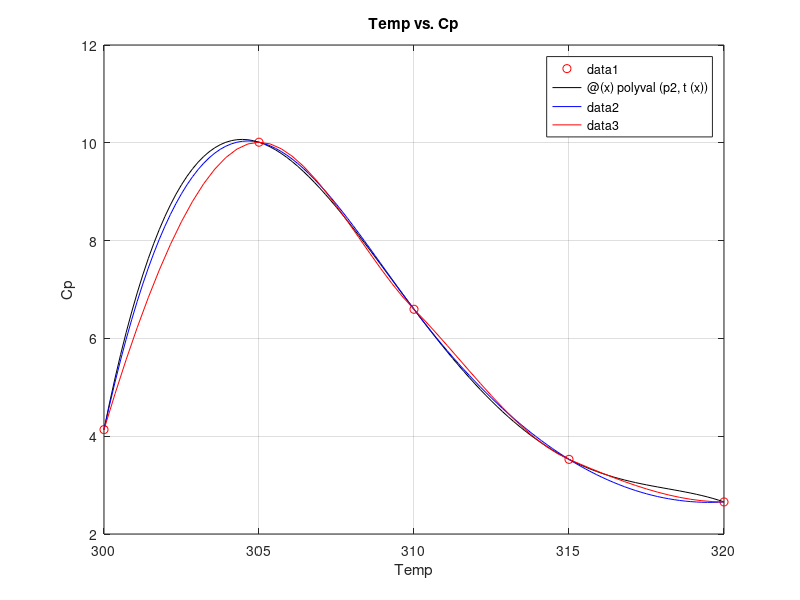

This figure's MATLAB source:
% Lab 20 by Craig Isesele (100950074)

function [] = q1()
clc;
clear;

% Question 1:
Temp = (300:5:320);
Cp = [4.1354;10.0120;6.5956;3.5266;2.6559];

figure(1);
plot(Temp, Cp, 'ro');
title('Temp vs. Cp');
ylabel('Cp');
xlabel('Temp');
hold on;
grid on;

% Interpolating polynomial to estimate the temp
first = Temp(1);
last = Temp(end);
mid = (last + first) / 2;
half = (last - first) / 2;

t = @(x) (x - mid) / half;
ft = t(Temp);

p2 = polyfit(ft, Cp, 4);
f1 = @(x) polyval(p2, t(x));

% Plot
fplot(f1, [300 320], 'k');

fprintf('Question 1:\n');
fprintf('Using interpolating polynomial, at Temp = 303,  Cp = %f\n', f1(303));
fprintf('Using interpolating polynomial, at Temp = 312,  Cp = %f\n\n', f1(312));

% Regular cubic spline
s = spline(Temp, Cp);
cubicSpline = @(x) ppval(s, x);

% Second plot
fplot(cubicSpline, [300 320], 'b');

% Extrapolating
fprintf('Using cubic spline, at Temp = 303,  Cp = %f\n', cubicSpline(303));
fprintf('Using cubic spline, at Temp = 312,  Cp = %f\n\n', cubicSpline(312));

% Hermite interpolation
% Piecewise cubic
pp = pchip(Temp, Cp);
hermite = @(x) ppval(pp, x);

% Third plot
fplot(hermite, [300 320],'r');
fprintf('Using piecewise cubic Hermite, at Temp = 303,  Cp = %f\n', hermite(303));
fprintf('Using piecewise cubic Hermite, at Temp = 312,  Cp = %f\n\n', hermite(312));

% Need root finding for Cp=6
% Find at first x val 
x6 = fzero(@(x) f1(x)-6, [300 302]);
fprintf('Using interpolating polynomial, Cp = 6 at Temp = %f,\n\n', x6);

% Question 2:
% Defined a load distribution function below
fprintf('Question 2:\n');
fprintf('I1(0.6) for a ball bearing = %f\n\n', loadDistribution(0.6, 1.5, 1));

% Question 3:
t = [1 2 3.25 4.5 6 7 8 8.5 9.3 10];
v = [5 6 5.5 7 8.5 8 6 7 7 5];

fprintf('Question 3:\n');
fprintf('b) The distance travelled using Trapezoidal Rule is %f m\n', trapz(t, v));

simpsonPoly = polyfit(t, v, 3);
simpsonF = @(x) polyval(simpsonPoly, x);
% 10-5.5 = 4.5 based on formula
simpsonVal = (4.5/3) * (simpsonF(1) + 4*simpsonF(5.5) + simpsonF(10));
fprintf('c) The distance travelled using Simpsons 1/3 rule is %f m\n', simpsonVal);

distance = integral(simpsonF, 1, 10);
fprintf('d) The distance travelled using the normal technique is %fm\n', distance);
fprintf('\nDiscussion:\nTrapezoidal uses a linear approximation.\n');
fprintf('The answers are identical for Simpsons and the normal technique because the cubic function fits perfectly.\n');
end

function [i] = loadDistribution(e, c, m)
% DIST function used for question 2
integ = @(x) (1 - ( 1 - cos(x)) / (2 * e));
value = integ(0) - integ(c);
loadDisF = @(x) value * cos(m * x);
a = acos(1 - 2 * e);
cst = 1 / (2 * pi);
i = cst * integral(loadDisF, -a, a);
end